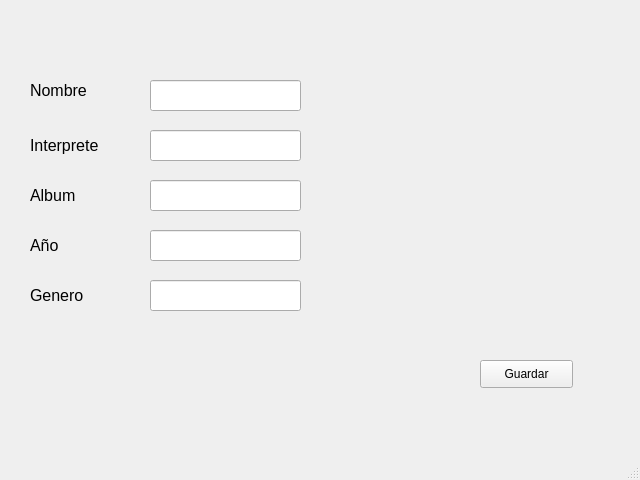
<?xml version="1.0" encoding="UTF-8"?>
<ui version="4.0">
 <class>MainWindow</class>
 <widget class="QMainWindow" name="MainWindow">
  <property name="geometry">
   <rect>
    <x>0</x>
    <y>0</y>
    <width>640</width>
    <height>480</height>
   </rect>
  </property>
  <property name="windowTitle">
   <string>MainWindow</string>
  </property>
  <widget class="QWidget" name="centralwidget">
   <widget class="QPushButton" name="guardarButton">
    <property name="geometry">
     <rect>
      <x>480</x>
      <y>360</y>
      <width>93</width>
      <height>28</height>
     </rect>
    </property>
    <property name="text">
     <string>Guardar</string>
    </property>
   </widget>
   <widget class="QLabel" name="label">
    <property name="geometry">
     <rect>
      <x>30</x>
      <y>70</y>
      <width>81</width>
      <height>41</height>
     </rect>
    </property>
    <property name="font">
     <font>
      <pointsize>12</pointsize>
     </font>
    </property>
    <property name="text">
     <string>Nombre</string>
    </property>
   </widget>
   <widget class="QLabel" name="label_2">
    <property name="geometry">
     <rect>
      <x>30</x>
      <y>130</y>
      <width>101</width>
      <height>31</height>
     </rect>
    </property>
    <property name="font">
     <font>
      <pointsize>12</pointsize>
     </font>
    </property>
    <property name="text">
     <string>Interprete</string>
    </property>
   </widget>
   <widget class="QLabel" name="label_3">
    <property name="geometry">
     <rect>
      <x>30</x>
      <y>180</y>
      <width>91</width>
      <height>31</height>
     </rect>
    </property>
    <property name="font">
     <font>
      <pointsize>12</pointsize>
     </font>
    </property>
    <property name="text">
     <string>Album</string>
    </property>
   </widget>
   <widget class="QLabel" name="label_4">
    <property name="geometry">
     <rect>
      <x>30</x>
      <y>230</y>
      <width>81</width>
      <height>31</height>
     </rect>
    </property>
    <property name="font">
     <font>
      <pointsize>12</pointsize>
     </font>
    </property>
    <property name="text">
     <string>Año</string>
    </property>
   </widget>
   <widget class="QLabel" name="label_5">
    <property name="geometry">
     <rect>
      <x>30</x>
      <y>280</y>
      <width>81</width>
      <height>31</height>
     </rect>
    </property>
    <property name="font">
     <font>
      <pointsize>12</pointsize>
     </font>
    </property>
    <property name="text">
     <string>Genero</string>
    </property>
   </widget>
   <widget class="QLineEdit" name="nombreEdit">
    <property name="geometry">
     <rect>
      <x>150</x>
      <y>80</y>
      <width>151</width>
      <height>31</height>
     </rect>
    </property>
   </widget>
   <widget class="QLineEdit" name="Interpretedit">
    <property name="geometry">
     <rect>
      <x>150</x>
      <y>130</y>
      <width>151</width>
      <height>31</height>
     </rect>
    </property>
   </widget>
   <widget class="QLineEdit" name="albumEdit">
    <property name="geometry">
     <rect>
      <x>150</x>
      <y>180</y>
      <width>151</width>
      <height>31</height>
     </rect>
    </property>
   </widget>
   <widget class="QLineEdit" name="anioEdit">
    <property name="geometry">
     <rect>
      <x>150</x>
      <y>230</y>
      <width>151</width>
      <height>31</height>
     </rect>
    </property>
   </widget>
   <widget class="QLineEdit" name="generoEdit">
    <property name="geometry">
     <rect>
      <x>150</x>
      <y>280</y>
      <width>151</width>
      <height>31</height>
     </rect>
    </property>
   </widget>
  </widget>
  <widget class="QMenuBar" name="menubar">
   <property name="geometry">
    <rect>
     <x>0</x>
     <y>0</y>
     <width>640</width>
     <height>26</height>
    </rect>
   </property>
  </widget>
  <widget class="QStatusBar" name="statusbar"/>
 </widget>
 <resources/>
 <connections/>
</ui>
